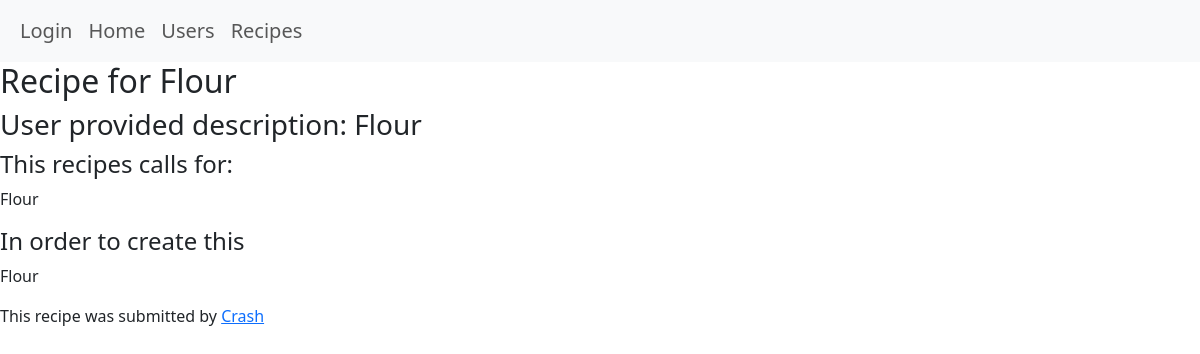
The page /recipes/3 on the database its author committed.
### recipe_app/models.py (models this page shows, shortened)
class Recipe(models.Model):
    name = models.CharField(max_length = 20, null = True)
    short_desc = models.CharField(max_length = 414, null = True)
    instruction = models.CharField(max_length = 3000, null = True)
    ingredients = models.CharField(max_length = 2000, null = True)
    chef = models.ForeignKey(Chef,  on_delete=models.CASCADE, default = None, null=True)
    recipe_image = models.ImageField(null=True, blank=True, upload_to="images/")

class Chef(models.Model):
    username = models.CharField(max_length = 25, null = True)
    email = models.CharField(max_length = 35, null = True)
    password = models.CharField(max_length = 20, null = True)
    user = models.OneToOneField(User, null=True, on_delete=models.CASCADE)
    def __str__(self):
        return self.username
    def get_absolute_url(self):
        return reverse('chef-detail', args=[str(self.id)])

### recipe_app/views.py (the view)
# urls.py: path('recipes/<int:pk>', views.RecipeDetailView.as_view(), name = 'recipe-detail'),
class RecipeDetailView(generic.DetailView):
   model = Recipe

### recipe_app/templates/recipe_app/recipe_detail.html (shortened to what this page needs)
{% extends 'recipe_app/base_template.html' %}
{% block content %}
<h2>Recipe for {{ recipe.name }}</h2>
<h3>User provided description: {{ recipe.short_desc }}</h3>
<h4>This recipes calls for: </h4>
<p>{{ recipe.ingredients }}<br /></p>
<h4>In order to create this</h4>
<p>{{ recipe.instruction }}</p>
<p>
    This recipe was submitted by
    <a href = "{{ recipe.chef.get_absolute_url }}" title = "View {{recipe.chef}}'s profile">{{ recipe.chef  }}</a>
</p>
{% endblock %}

### rows shown on the page
Recipe: name "Flour", short_desc "Flour", ingredients "Flour", instruction "Flour", chef "Crash"
